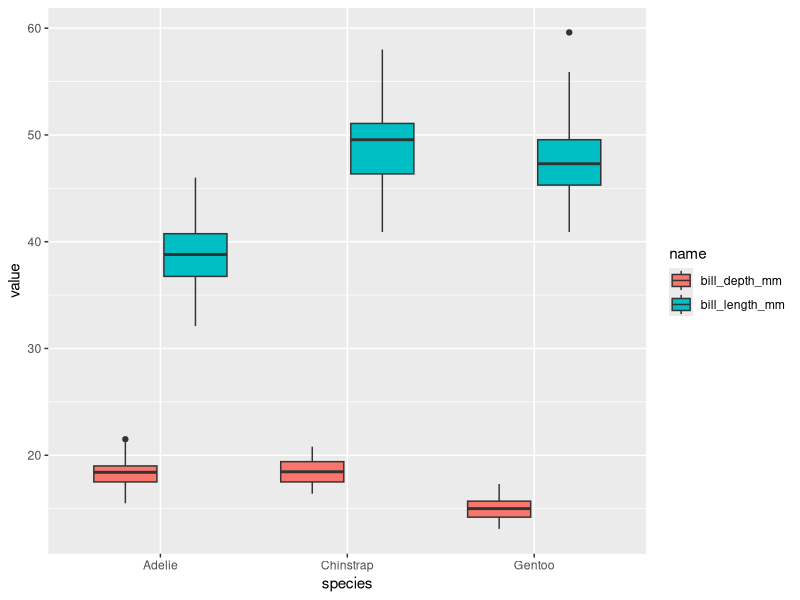

This chart was generated by the following R code:
## ---- chunk 1
library(tidyverse)
## ---- chunk 2
relig_income
## ---- chunk 3
pivot_longer(relig_income,
             cols = !religion,
             names_to = "income",
             values_to = "count"
             )
## ---- chunk 4
billboard
## ---- chunk 5
pivot_longer(billboard,
             cols = wk1:wk76,
             names_to = "week",
             values_to = "rank")
## ---- chunk 6
pivot_longer(billboard,
             cols = wk1:wk76,
             names_to = "week",
             names_prefix = "wk",
             values_to = "rank",
             values_drop_na = TRUE)
## ---- chunk 7
library(palmerpenguins)
penguins %>%
  select(species, bill_length_mm, bill_depth_mm) %>%
  pivot_longer(!species) %>%
  ggplot(aes(x = species, y = value, fill = name)) +
  geom_boxplot()
